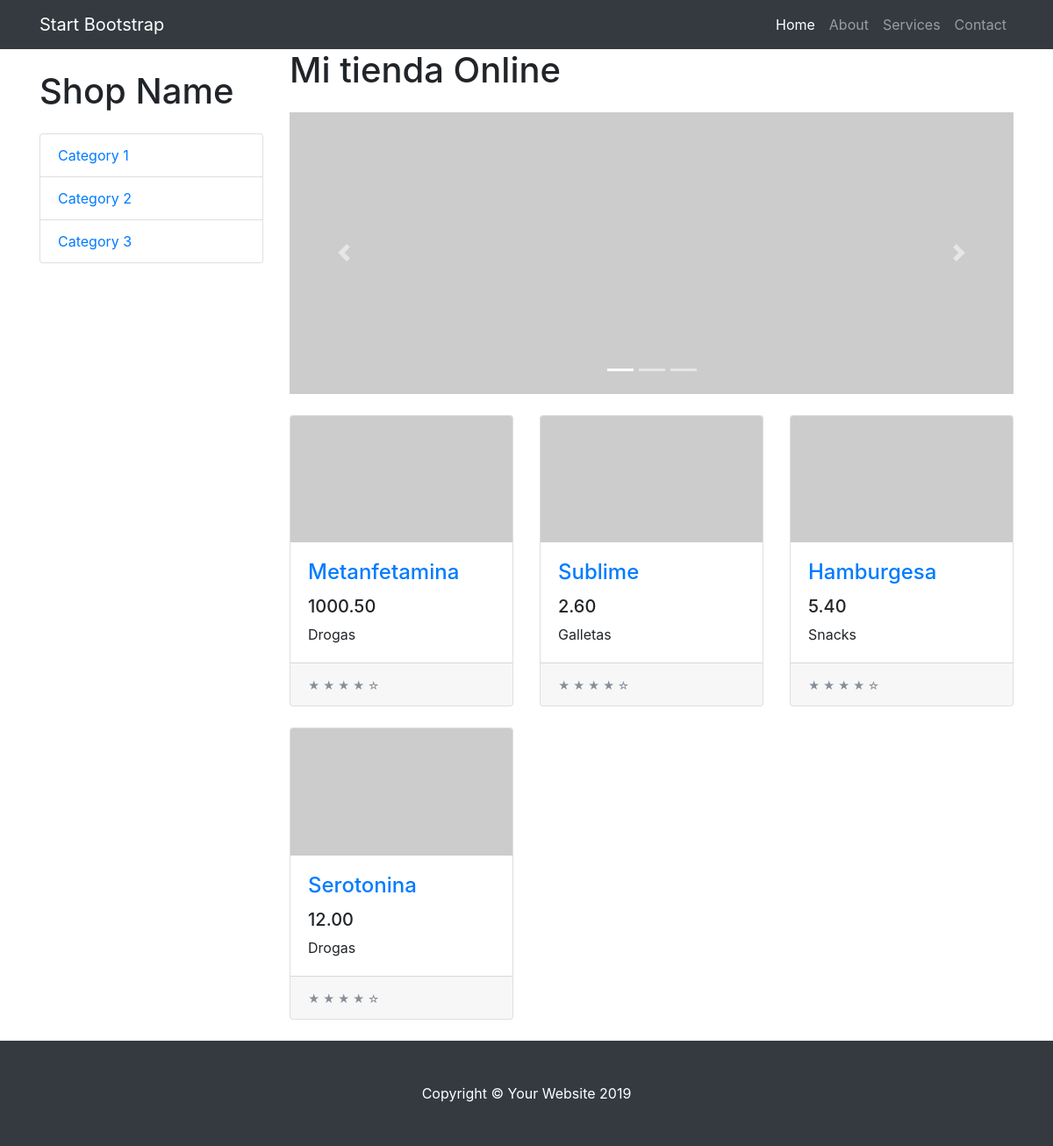
The app's page /tienda/ with its own data.
### tienda/models.py (models this page shows, shortened)
class Producto(models.Model):
    categoria = models.ForeignKey(Categoria, on_delete=models.CASCADE)
    nombre = models.CharField(max_length=200)
    precio = models.DecimalField(max_digits=6, decimal_places=2)
    stock = models.IntegerField(default=0)
    pub_date = models.DateTimeField('date published')
    def __str__(self):
        return self.nombre

class Categoria(models.Model):
    nombre=models.CharField(max_length=200)
    pub_date=models.DateTimeField('date published')

### tienda/views.py (the view)
# urls.py: path('',views.index,name='index'),
def index(request):
    lista_producto = Producto.objects.all()
    print(lista_producto)
    context= {
        'productos': lista_producto
    }
    return render(request, 'index.html',context)

### tienda/templates/index.html (shortened to what this page needs)
{% extends 'layout.html' %}
{% block content %}
<h1>Mi tienda Online</h1>
<div id="carouselExampleIndicators" class="carousel slide my-4" data-ride="carousel">
    <ol class="carousel-indicators">
      <li data-target="#carouselExampleIndicators" data-slide-to="0" class="active"></li>
      <li data-target="#carouselExampleIndicators" data-slide-to="1"></li>
      <li data-target="#carouselExampleIndicators" data-slide-to="2"></li>
    </ol>
    <div class="carousel-inner" role="listbox">
      <div class="carousel-item active">
        <img class="d-block img-fluid" src="http://placehold.it/900x350" alt="First slide">
      </div>
    </div>
    <a class="carousel-control-prev" href="#carouselExampleIndicators" role="button" data-slide="prev">
      <span class="carousel-control-prev-icon" aria-hidden="true"></span>
    </a>
    <a class="carousel-control-next" href="#carouselExampleIndicators" role="button" data-slide="next">
      <span class="carousel-control-next-icon" aria-hidden="true"></span>
    </a>
  </div>
  <div class="row">
    {% for producto in productos %}
    <div class="col-lg-4 col-md-6 mb-4">
      <div class="card h-100">
        <a href="#"><img class="card-img-top" src="http://placehold.it/700x400" alt=""></a>
        <div class="card-body">
          <h4 class="card-title">
            <a href="producto.html">{{producto.nombre}}</a>
          </h4>
          <h5>{{producto.precio}}</h5>
          <p class="card-text">{{producto.categoria.nombre}}</p>
        </div>
        <div class="card-footer">
          <small class="text-muted">&#9733; &#9733; &#9733; &#9733; &#9734;</small>
        </div>
      </div>
    </div>
    {% endfor %}
  </div>
{% endblock %}

### tienda/templates/layout.html (shortened to what this page needs)
{% load static %}
<!DOCTYPE html>
<html lang="en">
  <head>
    <link href="{% static 'vendor/bootstrap/css/bootstrap.min.css' %}"  rel="stylesheet">
    <link href="{% static 'css/shop.css' %}" rel="stylesheet">
  </head>
  <body>
    <nav class="navbar navbar-expand-lg navbar-dark bg-dark fixed-top">
      <div class="container">
        <a class="navbar-brand" href="#">Start Bootstrap</a>
        <div class="collapse navbar-collapse" id="navbarResponsive">
          <ul class="navbar-nav ml-auto">
            <li class="nav-item active">
              <a class="nav-link" href="#">Home
              </a>
            </li>
            <li class="nav-item">
              <a class="nav-link" href="#">About</a>
            </li>
            <li class="nav-item">
              <a class="nav-link" href="#">Services</a>
            </li>
            <li class="nav-item">
              <a class="nav-link" href="#">Contact</a>
            </li>
          </ul>
        </div>
      </div>
    </nav>
    <div class="container">
      <div class="row">
        <div class="col-lg-3">
          <h1 class="my-4">Shop Name</h1>
          <div class="list-group">
            <a href="#" class="list-group-item">Category 1</a>
            <a href="#" class="list-group-item">Category 2</a>
            <a href="#" class="list-group-item">Category 3</a>
          </div>
        </div>
        <div class="col-lg-9">
          {% block content  %}{% endblock %}
        </div>
      </div>
    </div>
    <footer class="py-5 bg-dark">
      <div class="container">
        <p class="m-0 text-center text-white">Copyright &copy; Your Website 2019</p>
      </div>
    </footer>
  </body>
</html>

### tienda/static/css/shop.css (style rules this page uses)
body { padding-top: 54px; }
@media (min-width: 992px) { body { padding-top: 56px; } }

### records on screen
Producto: nombre "Metanfetamina", precio "1000.50", categoria.nombre "Drogas"
Producto: nombre "Sublime", precio "2.60", categoria.nombre "Galletas"
Producto: nombre "Hamburgesa", precio "5.40", categoria.nombre "Snacks"
Producto: nombre "Serotonina", precio "12.00", categoria.nombre "Drogas"
